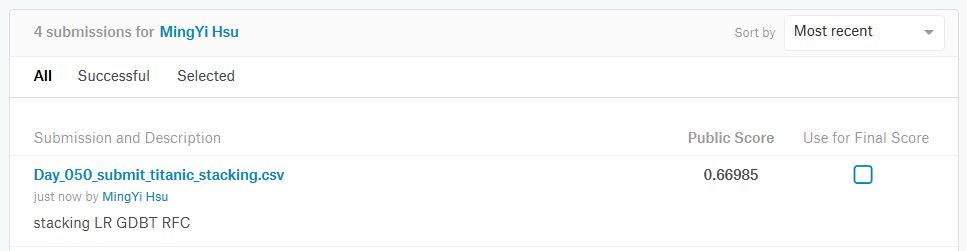
#> input picture homework/Day50_score.JPG, 967 x 251 px
$ python -i hw91.py   (imports and definitions only)   (older library calls are emulated)
#> lines starting #> are read from the running program, lines starting #| are printed output that depends on the picture
import os
import keras
os.environ["CUDA_VISIBLE_DEVICES"] = ""

import numpy as np
import cv2
import matplotlib.pyplot as plt

# [1 line that did not run here, left out]


# [1 line that did not run here, left out]
# [1 line that did not run here, left out]
# [1 line that did not run here, left out]
# [1 line that did not run here, left out]


x_train_histogram = []
x_test_histogram = []

# 對於所有訓練資料
# [21 lines not run here, left out]

x_train_histogram = np.array(x_train_histogram)
x_test_histogram = np.array(x_test_histogram)


# SZ=20
bin_n = 16 # Number of bins

def hog(img):
    img = cv2.cvtColor(img, cv2.COLOR_RGB2GRAY)
    gx = cv2.Sobel(img, cv2.CV_32F, 1, 0)
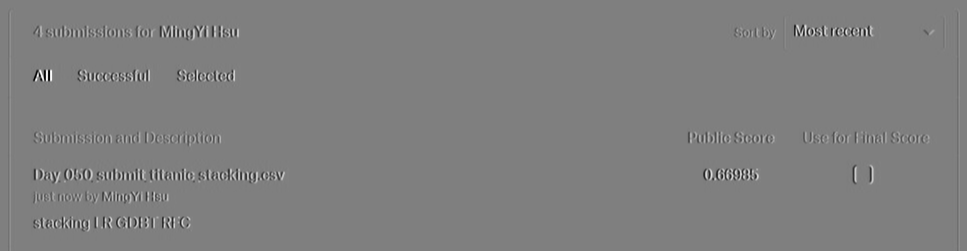
#> gx: shape (251, 967) float32; min -976, max 978, mean 0; drawn with min black and max white
    gy = cv2.Sobel(img, cv2.CV_32F, 0, 1)
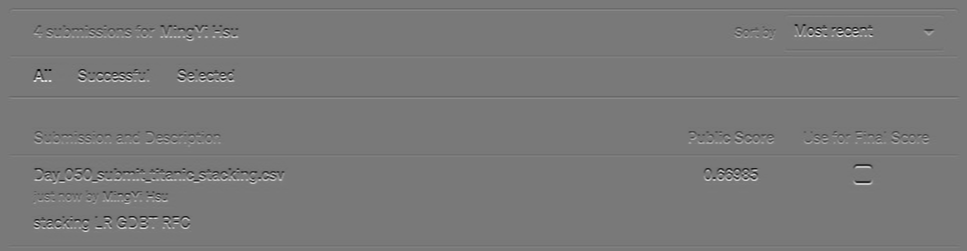
#> gy: shape (251, 967) float32; min -901, max 992, mean 0.2; drawn with min black and max white
    mag, ang = cv2.cartToPolar(gx, gy)
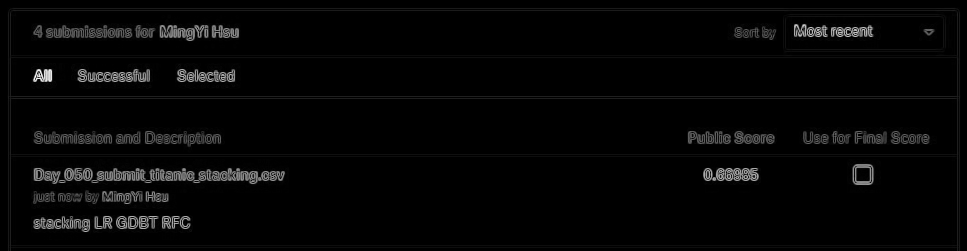
#> mag: shape (251, 967) float32; min 0, max 1047.4, mean 26.1; drawn with min black and max white
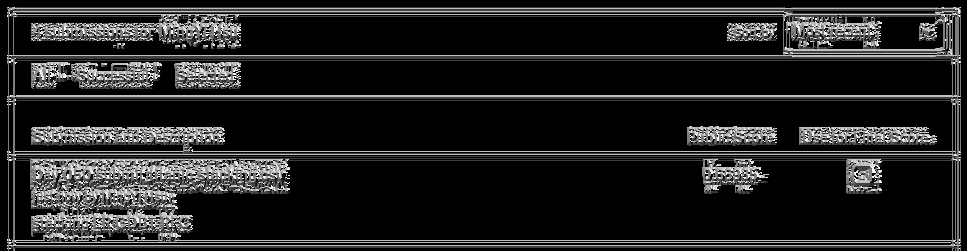
#> ang: shape (251, 967) float32; min 0, max 6.28, mean 0.842; drawn with min black and max white
    bins = np.int32(bin_n*ang/(2*np.pi))    # quantizing binvalues in (0...16)
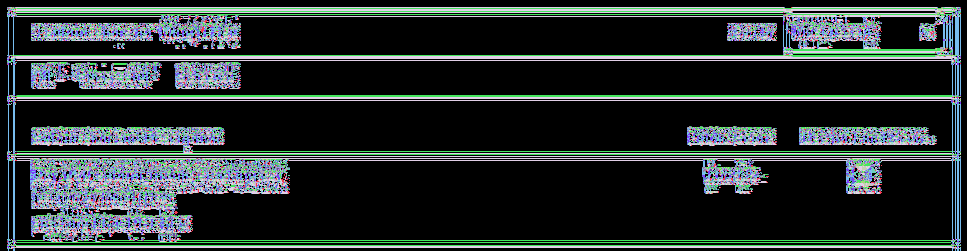
#> bins: shape (251, 967) int32; 16 distinct labels, from 0 to 15; one colour per label, 0 black
    bin_cells = bins[:10,:10], bins[10:,:10], bins[:10,10:], bins[10:,10:]
    mag_cells = mag[:10,:10], mag[10:,:10], mag[:10,10:], mag[10:,10:]
    hists = [np.bincount(b.ravel(), m.ravel(), bin_n) for b, m in zip(bin_cells, mag_cells)]
#> hists = 4 items
    hist = np.hstack(hists)     # hist is a 64 bit vector
#> hist = 64 values, max 778206.9 at index 52, min 0 at index 0, mean 98917.6
    return hist.astype(np.float32)

# [1 line that did not run here, left out]
# [1 line that did not run here, left out]


SVM_hist = cv2.ml.SVM_create()
# [7 lines not run here, left out]

# prediction
# [1 line that did not run here, left out]
# [1 line that did not run here, left out]


SVM_hog = cv2.ml.SVM_create()
# [7 lines not run here, left out]

# prediction
# [1 line that did not run here, left out]
# [1 line that did not run here, left out]


# [7 lines not run here, left out]

>>> import cv2
>>> picture = cv2.cvtColor(cv2.imread('Day50_score.JPG'), cv2.COLOR_BGR2RGB)
>>> result = hog(picture)
#> result has the same summary as hist in hog

$ run again, on homework/Day_051_HW.jpg
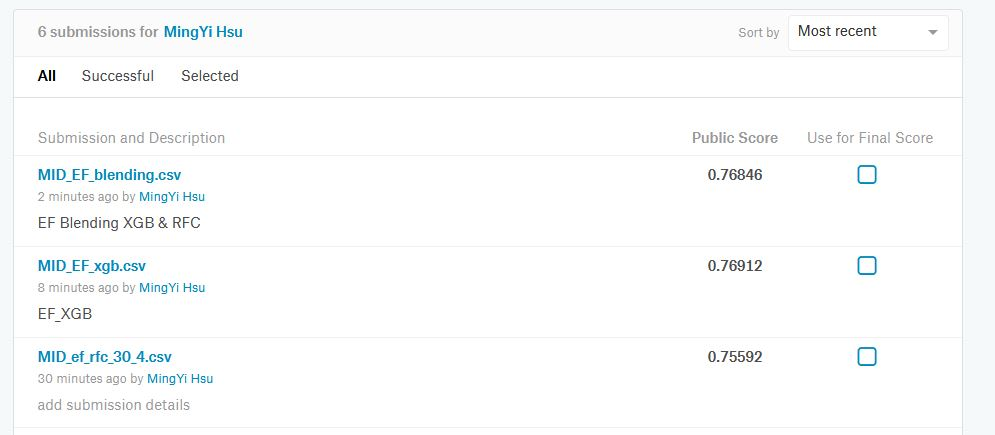
#> input picture homework/Day_051_HW.jpg, 995 x 435 px
#> in hog, `gy = cv2.Sobel(img, cv2.CV_32F, 0, 1)`:
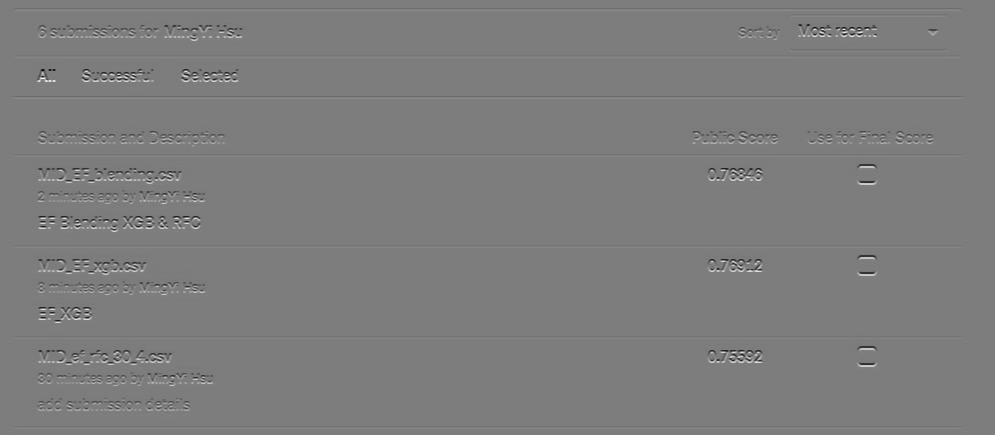
#> gy: shape (435, 995) float32; min -946, max 982, mean 0.1; drawn with min black and max white
#> in hog, `bins = np.int32(bin_n*ang/(2*np.pi))`:
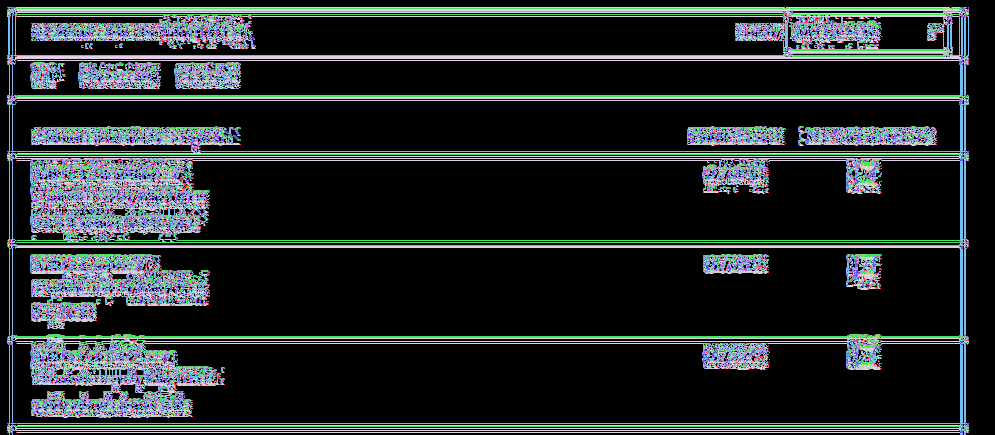
#> bins: shape (435, 995) int32; 16 distinct labels, from 0 to 15; one colour per label, 0 black
#> hists = 4 items
#> hist = 64 values, max 1089180.2 at index 52, min 0 at index 2, mean 152208.6
#> result has the same summary as hist in hog

$ run again, on homework/Day_48_HW_tes1.JPG
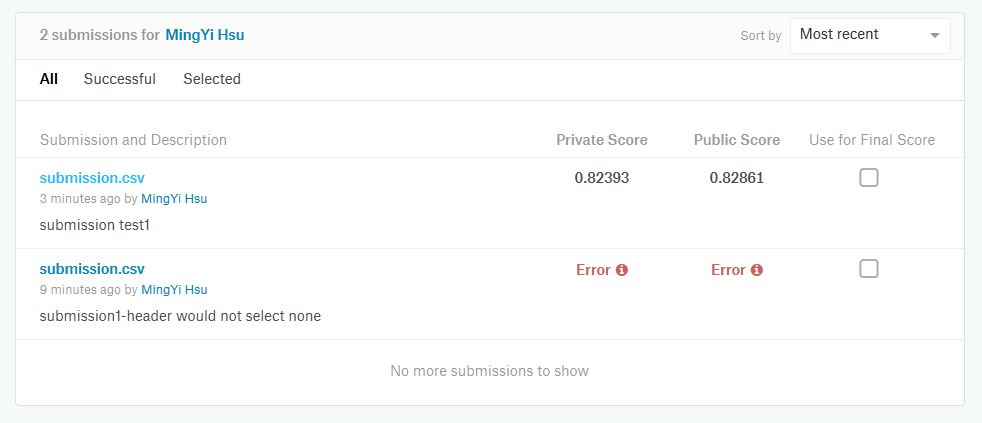
#> input picture homework/Day_48_HW_tes1.JPG, 982 x 423 px
#> in hog, `gx = cv2.Sobel(img, cv2.CV_32F, 1, 0)`:
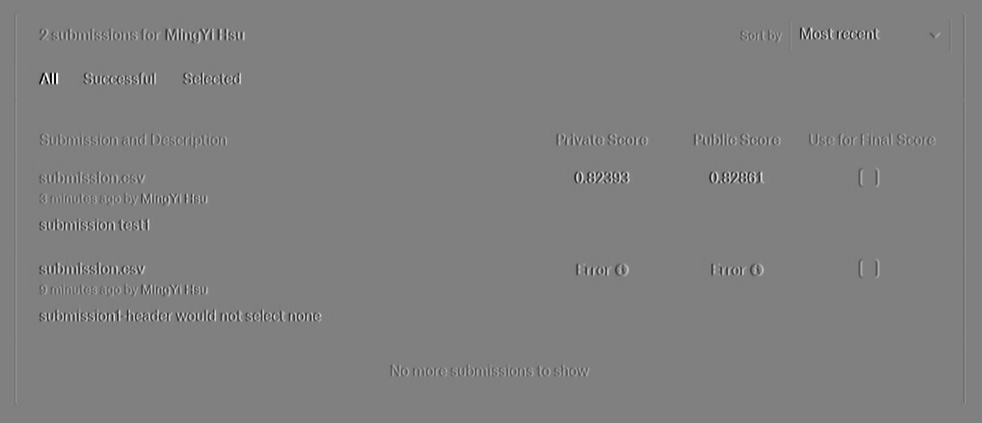
#> gx: shape (423, 982) float32; min -979, max 970, mean 0; drawn with min black and max white
#> in hog, `bins = np.int32(bin_n*ang/(2*np.pi))`:
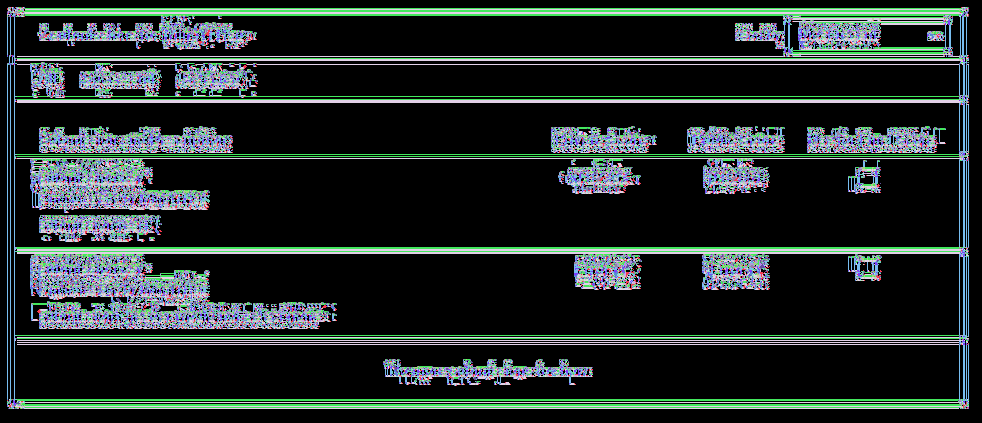
#> bins: shape (423, 982) int32; 16 distinct labels, from 0 to 15; one colour per label, 0 black
#> hists = 4 items
#> hist = 64 values, max 1146037.3 at index 60, min 0 at index 0, mean 142945.9
#> result = 64 values, max 1146037.2 at index 60, min 0 at index 0, mean 142945.9
